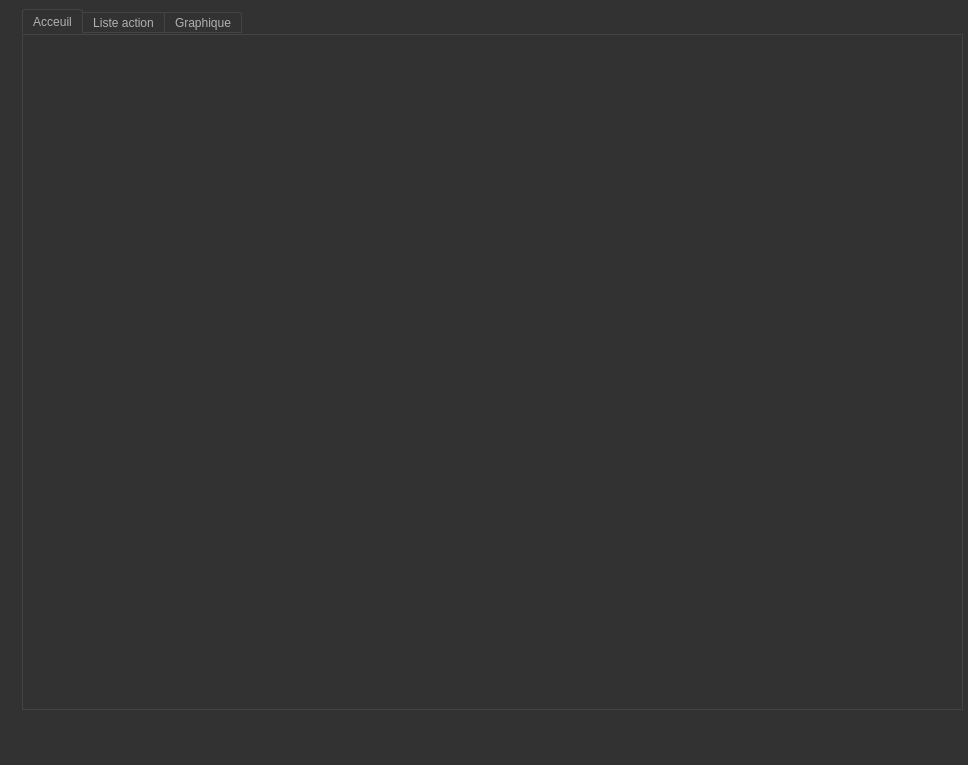
<?xml version="1.0" encoding="UTF-8"?>
<ui version="4.0">
 <class>MainWindow</class>
 <widget class="QMainWindow" name="MainWindow">
  <property name="geometry">
   <rect>
    <x>0</x>
    <y>0</y>
    <width>968</width>
    <height>765</height>
   </rect>
  </property>
  <property name="windowTitle">
   <string>Trading</string>
  </property>
  <property name="styleSheet">
   <string notr="true">QToolTip
{
     border: 1px solid black;
     background-color: #ffa02f;
     padding: 1px;
     border-radius: 3px;
     opacity: 100;
}

QWidget
{
    color: #b1b1b1;
    background-color: #323232;
}

QWidget:item:hover
{
    background-color: QLinearGradient( x1: 0, y1: 0, x2: 0, y2: 1, stop: 0 #ffa02f, stop: 1 #ca0619);
    color: #000000;
}

QWidget:item:selected
{
    background-color: QLinearGradient( x1: 0, y1: 0, x2: 0, y2: 1, stop: 0 #ffa02f, stop: 1 #d7801a);
}

QMenuBar::item
{
    background: transparent;
}

QMenuBar::item:selected
{
    background: transparent;
    border: 1px solid #ffaa00;
}

QMenuBar::item:pressed
{
    background: #444;
    border: 1px solid #000;
    background-color: QLinearGradient(
        x1:0, y1:0,
        x2:0, y2:1,
        stop:1 #212121,
        stop:0.4 #343434/*,
        stop:0.2 #343434,
        stop:0.1 #ffaa00*/
    );
    margin-bottom:-1px;
    padding-bottom:1px;
}

QMenu
{
    border: 1px solid #000;
}

QMenu::item
{
    padding: 2px 20px 2px 20px;
}

QMenu::item:selected
{
    color: #000000;
}

QWidget:disabled
{
    color: #404040;
    background-color: #323232;
}

QAbstractItemView
{
    background-color: QLinearGradient( x1: 0, y1: 0, x2: 0, y2: 1, stop: 0 #4d4d4d, stop: 0.1 #646464, stop: 1 #5d5d5d);
}

QWidget:focus
{
    /*border: 2px solid QLinearGradient( x1: 0, y1: 0, x2: 0, y2: 1, stop: 0 #ffa02f, stop: 1 #d7801a);*/
}

QLineEdit
{
    background-color: QLinearGradient( x1: 0, y1: 0, x2: 0, y2: 1, stop: 0 #4d4d4d, stop: 0 #646464, stop: 1 #5d5d5d);
    padding: 1px;
    border-style: solid;
    border: 1px solid #1e1e1e;
    border-radius: 5;
}

QPushButton
{
    color: #b1b1b1;
    background-color: QLinearGradient( x1: 0, y1: 0, x2: 0, y2: 1, stop: 0 #565656, stop: 0.1 #525252, stop: 0.5 #4e4e4e, stop: 0.9 #4a4a4a, stop: 1 #464646);
    border-width: 1px;
    border-color: #1e1e1e;
    border-style: solid;
    border-radius: 6;
    padding: 3px;
    font-size: 12px;
    padding-left: 5px;
    padding-right: 5px;
}

QPushButton:pressed
{
    background-color: QLinearGradient( x1: 0, y1: 0, x2: 0, y2: 1, stop: 0 #2d2d2d, stop: 0.1 #2b2b2b, stop: 0.5 #292929, stop: 0.9 #282828, stop: 1 #252525);
}

QComboBox
{
    selection-background-color: #ffaa00;
    background-color: QLinearGradient( x1: 0, y1: 0, x2: 0, y2: 1, stop: 0 #565656, stop: 0.1 #525252, stop: 0.5 #4e4e4e, stop: 0.9 #4a4a4a, stop: 1 #464646);
    border-style: solid;
    border: 1px solid #1e1e1e;
    border-radius: 5;
}

QComboBox:hover,QPushButton:hover
{
    border: 2px solid QLinearGradient( x1: 0, y1: 0, x2: 0, y2: 1, stop: 0 #ffa02f, stop: 1 #d7801a);
}


QComboBox:on
{
    padding-top: 3px;
    padding-left: 4px;
    background-color: QLinearGradient( x1: 0, y1: 0, x2: 0, y2: 1, stop: 0 #2d2d2d, stop: 0.1 #2b2b2b, stop: 0.5 #292929, stop: 0.9 #282828, stop: 1 #252525);
    selection-background-color: #ffaa00;
}

QComboBox QAbstractItemView
{
    border: 2px solid darkgray;
    selection-background-color: QLinearGradient( x1: 0, y1: 0, x2: 0, y2: 1, stop: 0 #ffa02f, stop: 1 #d7801a);
}

QComboBox::drop-down
{
     subcontrol-origin: padding;
     subcontrol-position: top right;
     width: 15px;

     border-left-width: 0px;
     border-left-color: darkgray;
     border-left-style: solid; /* just a single line */
     border-top-right-radius: 3px; /* same radius as the QComboBox */
     border-bottom-right-radius: 3px;
 }

QComboBox::down-arrow
{
     image: url(:/down_arrow.png);
}

QGroupBox:focus
{
border: 2px solid QLinearGradient( x1: 0, y1: 0, x2: 0, y2: 1, stop: 0 #ffa02f, stop: 1 #d7801a);
}

QTextEdit:focus
{
    border: 2px solid QLinearGradient( x1: 0, y1: 0, x2: 0, y2: 1, stop: 0 #ffa02f, stop: 1 #d7801a);
}

QScrollBar:horizontal {
     border: 1px solid #222222;
     background: QLinearGradient( x1: 0, y1: 0, x2: 0, y2: 1, stop: 0.0 #121212, stop: 0.2 #282828, stop: 1 #484848);
     height: 7px;
     margin: 0px 16px 0 16px;
}

QScrollBar::handle:horizontal
{
      background: QLinearGradient( x1: 0, y1: 0, x2: 1, y2: 0, stop: 0 #ffa02f, stop: 0.5 #d7801a, stop: 1 #ffa02f);
      min-height: 20px;
      border-radius: 2px;
}

QScrollBar::add-line:horizontal {
      border: 1px solid #1b1b19;
      border-radius: 2px;
      background: QLinearGradient( x1: 0, y1: 0, x2: 1, y2: 0, stop: 0 #ffa02f, stop: 1 #d7801a);
      width: 14px;
      subcontrol-position: right;
      subcontrol-origin: margin;
}

QScrollBar::sub-line:horizontal {
      border: 1px solid #1b1b19;
      border-radius: 2px;
      background: QLinearGradient( x1: 0, y1: 0, x2: 1, y2: 0, stop: 0 #ffa02f, stop: 1 #d7801a);
      width: 14px;
     subcontrol-position: left;
     subcontrol-origin: margin;
}

QScrollBar::right-arrow:horizontal, QScrollBar::left-arrow:horizontal
{
      border: 1px solid black;
      width: 1px;
      height: 1px;
      background: white;
}

QScrollBar::add-page:horizontal, QScrollBar::sub-page:horizontal
{
      background: none;
}

QScrollBar:vertical
{
      background: QLinearGradient( x1: 0, y1: 0, x2: 1, y2: 0, stop: 0.0 #121212, stop: 0.2 #282828, stop: 1 #484848);
      width: 7px;
      margin: 16px 0 16px 0;
      border: 1px solid #222222;
}

QScrollBar::handle:vertical
{
      background: QLinearGradient( x1: 0, y1: 0, x2: 0, y2: 1, stop: 0 #ffa02f, stop: 0.5 #d7801a, stop: 1 #ffa02f);
      min-height: 20px;
      border-radius: 2px;
}

QScrollBar::add-line:vertical
{
      border: 1px solid #1b1b19;
      border-radius: 2px;
      background: QLinearGradient( x1: 0, y1: 0, x2: 0, y2: 1, stop: 0 #ffa02f, stop: 1 #d7801a);
      height: 14px;
      subcontrol-position: bottom;
      subcontrol-origin: margin;
}

QScrollBar::sub-line:vertical
{
      border: 1px solid #1b1b19;
      border-radius: 2px;
      background: QLinearGradient( x1: 0, y1: 0, x2: 0, y2: 1, stop: 0 #d7801a, stop: 1 #ffa02f);
      height: 14px;
      subcontrol-position: top;
      subcontrol-origin: margin;
}

QScrollBar::up-arrow:vertical, QScrollBar::down-arrow:vertical
{
      border: 1px solid black;
      width: 1px;
      height: 1px;
      background: white;
}


QScrollBar::add-page:vertical, QScrollBar::sub-page:vertical
{
      background: none;
}

QTextEdit
{
    background-color: #242424;
}

QPlainTextEdit
{
    background-color: #242424;
}

QHeaderView::section
{
    background-color: QLinearGradient(x1:0, y1:0, x2:0, y2:1, stop:0 #616161, stop: 0.5 #505050, stop: 0.6 #434343, stop:1 #656565);
    color: white;
    padding-left: 4px;
    border: 1px solid #6c6c6c;
}

QCheckBox:disabled
{
color: #414141;
}

QDockWidget::title
{
    text-align: center;
    spacing: 3px; /* spacing between items in the tool bar */
    background-color: QLinearGradient(x1:0, y1:0, x2:0, y2:1, stop:0 #323232, stop: 0.5 #242424, stop:1 #323232);
}

QDockWidget::close-button, QDockWidget::float-button
{
    text-align: center;
    spacing: 1px; /* spacing between items in the tool bar */
    background-color: QLinearGradient(x1:0, y1:0, x2:0, y2:1, stop:0 #323232, stop: 0.5 #242424, stop:1 #323232);
}

QDockWidget::close-button:hover, QDockWidget::float-button:hover
{
    background: #242424;
}

QDockWidget::close-button:pressed, QDockWidget::float-button:pressed
{
    padding: 1px -1px -1px 1px;
}

QMainWindow::separator
{
    background-color: QLinearGradient(x1:0, y1:0, x2:0, y2:1, stop:0 #161616, stop: 0.5 #151515, stop: 0.6 #212121, stop:1 #343434);
    color: white;
    padding-left: 4px;
    border: 1px solid #4c4c4c;
    spacing: 3px; /* spacing between items in the tool bar */
}

QMainWindow::separator:hover
{

    background-color: QLinearGradient(x1:0, y1:0, x2:0, y2:1, stop:0 #d7801a, stop:0.5 #b56c17 stop:1 #ffa02f);
    color: white;
    padding-left: 4px;
    border: 1px solid #6c6c6c;
    spacing: 3px; /* spacing between items in the tool bar */
}

QToolBar::handle
{
     spacing: 3px; /* spacing between items in the tool bar */
     background: url(:/images/handle.png);
}

QMenu::separator
{
    height: 2px;
    background-color: QLinearGradient(x1:0, y1:0, x2:0, y2:1, stop:0 #161616, stop: 0.5 #151515, stop: 0.6 #212121, stop:1 #343434);
    color: white;
    padding-left: 4px;
    margin-left: 10px;
    margin-right: 5px;
}

QProgressBar
{
    border: 2px solid grey;
    border-radius: 5px;
    text-align: center;
}

QProgressBar::chunk
{
    background-color: #d7801a;
    width: 2.15px;
    margin: 0.5px;
}

QTabBar::tab {
    color: #b1b1b1;
    border: 1px solid #444;
    border-bottom-style: none;
    background-color: #323232;
    padding-left: 10px;
    padding-right: 10px;
    padding-top: 3px;
    padding-bottom: 2px;
    margin-right: -1px;
}

QTabWidget::pane {
    border: 1px solid #444;
    top: 1px;
}

QTabBar::tab:last
{
    margin-right: 0; /* the last selected tab has nothing to overlap with on the right */
    border-top-right-radius: 3px;
}

QTabBar::tab:first:!selected
{
 margin-left: 0px; /* the last selected tab has nothing to overlap with on the right */


    border-top-left-radius: 3px;
}

QTabBar::tab:!selected
{
    color: #b1b1b1;
    border-bottom-style: solid;
    margin-top: 3px;
    background-color: QLinearGradient(x1:0, y1:0, x2:0, y2:1, stop:1 #212121, stop:.4 #343434);
}

QTabBar::tab:selected
{
    border-top-left-radius: 3px;
    border-top-right-radius: 3px;
    margin-bottom: 0px;
}

QTabBar::tab:!selected:hover
{
    /*border-top: 2px solid #ffaa00;
    padding-bottom: 3px;*/
    border-top-left-radius: 3px;
    border-top-right-radius: 3px;
    background-color: QLinearGradient(x1:0, y1:0, x2:0, y2:1, stop:1 #212121, stop:0.4 #343434, stop:0.2 #343434, stop:0.1 #ffaa00);
}

QRadioButton::indicator:checked, QRadioButton::indicator:unchecked{
    color: #b1b1b1;
    background-color: #323232;
    border: 1px solid #b1b1b1;
    border-radius: 6px;
}

QRadioButton::indicator:checked
{
    background-color: qradialgradient(
        cx: 0.5, cy: 0.5,
        fx: 0.5, fy: 0.5,
        radius: 1.0,
        stop: 0.25 #ffaa00,
        stop: 0.3 #323232
    );
}

QCheckBox::indicator{
    color: #b1b1b1;
    background-color: #323232;
    border: 1px solid #b1b1b1;
    width: 9px;
    height: 9px;
}

QRadioButton::indicator
{
    border-radius: 6px;
}

QRadioButton::indicator:hover, QCheckBox::indicator:hover
{
    border: 1px solid #ffaa00;
}

QCheckBox::indicator:checked
{
    image:url(:/images/checkbox.png);
}

QCheckBox::indicator:disabled, QRadioButton::indicator:disabled
{
    border: 1px solid #444;
}</string>
  </property>
  <widget class="QWidget" name="centralwidget">
   <widget class="QTabWidget" name="tabWidget">
    <property name="geometry">
     <rect>
      <x>22</x>
      <y>9</y>
      <width>941</width>
      <height>701</height>
     </rect>
    </property>
    <property name="currentIndex">
     <number>0</number>
    </property>
    <widget class="QWidget" name="Acceuil">
     <attribute name="title">
      <string>Acceuil</string>
     </attribute>
    </widget>
    <widget class="QWidget" name="Liste_action">
     <attribute name="title">
      <string>Liste action</string>
     </attribute>
    </widget>
    <widget class="QWidget" name="Graph">
     <attribute name="title">
      <string>Graphique</string>
     </attribute>
    </widget>
   </widget>
  </widget>
  <widget class="QMenuBar" name="menubar">
   <property name="geometry">
    <rect>
     <x>0</x>
     <y>0</y>
     <width>968</width>
     <height>25</height>
    </rect>
   </property>
  </widget>
  <widget class="QStatusBar" name="statusbar"/>
 </widget>
 <resources/>
 <connections/>
</ui>
